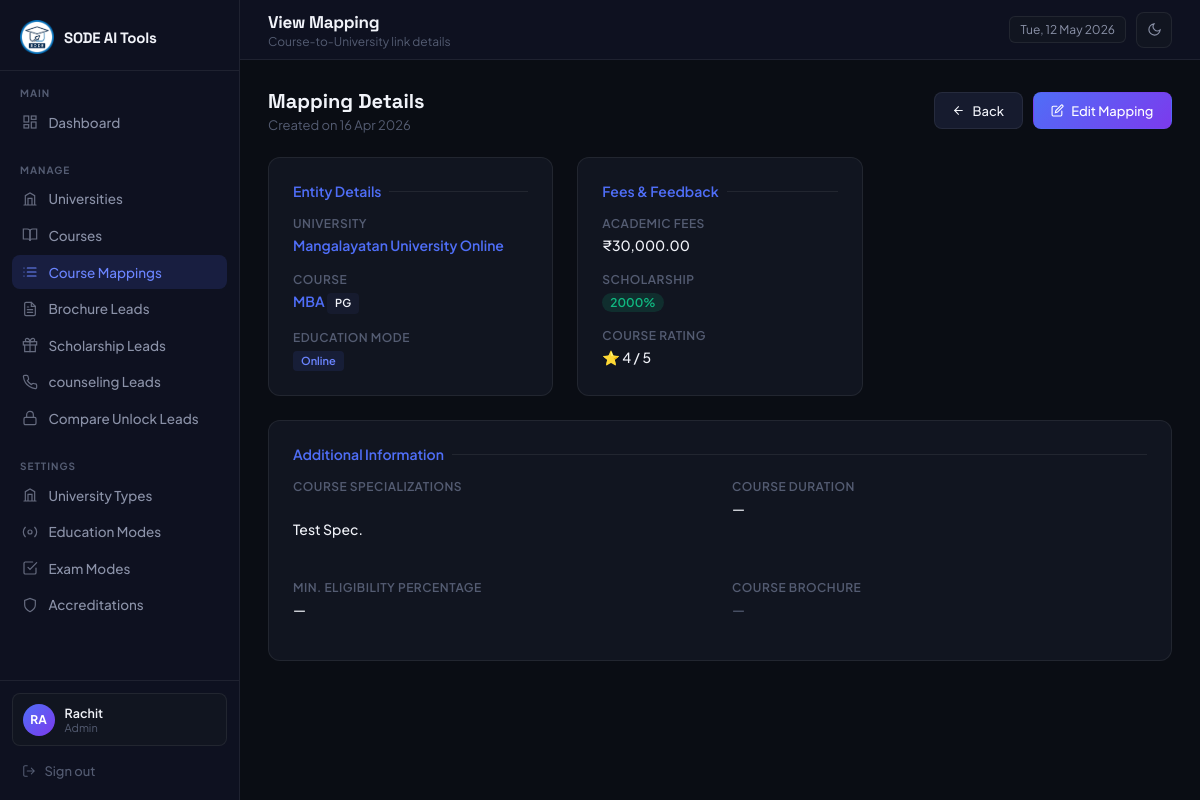
The page /admin/mappings/view.php?id=9 (signed in) on the database its author committed.
### tables this page shows
CREATE TABLE `university_courses` (
  `id` int(10) UNSIGNED NOT NULL,
  `university_id` int(10) UNSIGNED NOT NULL,
  `course_id` int(10) UNSIGNED NOT NULL,
  `education_mode_id` tinyint(3) UNSIGNED NOT NULL,
  `academic_fees` decimal(10,2) DEFAULT NULL,
  `course_duration` varchar(100) DEFAULT NULL,
  `min_eligibility_percentage` int(3) DEFAULT NULL,
  `fees_discount` decimal(10,2) DEFAULT NULL,
  `course_rating` decimal(3,1) DEFAULT NULL,
  `course_specializations` text DEFAULT NULL,
  `brochure_file` varchar(500) DEFAULT NULL,
  `is_active` tinyint(1) NOT NULL DEFAULT 1,
  `created_at` timestamp NOT NULL DEFAULT current_timestamp(),
  `updated_at` timestamp NOT NULL DEFAULT current_timestamp() ON UPDATE current_timestamp()
);

CREATE TABLE `universities` (
  `id` int(10) UNSIGNED NOT NULL,
  `name` varchar(255) NOT NULL,
  `display_name` varchar(255) DEFAULT NULL,
  `slug` varchar(255) DEFAULT NULL,
  `image` varchar(500) DEFAULT NULL,
  `sample_certificate` varchar(500) DEFAULT NULL,
  `rating` decimal(3,1) DEFAULT NULL,
  `nirf_ranking` smallint(5) UNSIGNED DEFAULT NULL,
  `year_of_establishment` year(4) DEFAULT NULL,
  `university_type_id` int(11) DEFAULT NULL,
  `campus_location` varchar(255) DEFAULT NULL,
  `avg_placement_package` varchar(100) DEFAULT NULL,
  `placement_assistance` tinyint(1) NOT NULL DEFAULT 0,
  `emi_facility` tinyint(1) NOT NULL DEFAULT 0,
  `scholarship` tinyint(1) NOT NULL DEFAULT 0,
  `key_advantages` text DEFAULT NULL,
  `view_university_link` varchar(500) DEFAULT NULL,
  `is_active` tinyint(1) NOT NULL DEFAULT 1,
  `created_at` timestamp NOT NULL DEFAULT current_timestamp(),
  `updated_at` timestamp NOT NULL DEFAULT current_timestamp() ON UPDATE current_timestamp()
);

CREATE TABLE `courses` (
  `id` int(10) UNSIGNED NOT NULL,
  `name` varchar(255) NOT NULL,
  `display_name` varchar(255) DEFAULT NULL,
  `slug` varchar(255) DEFAULT NULL,
  `course_level` enum('UG','PG') NOT NULL,
  `is_active` tinyint(1) NOT NULL DEFAULT 1,
  `created_at` timestamp NOT NULL DEFAULT current_timestamp(),
  `updated_at` timestamp NOT NULL DEFAULT current_timestamp() ON UPDATE current_timestamp()
);

CREATE TABLE `education_modes` (
  `id` tinyint(3) UNSIGNED NOT NULL,
  `mode_name` varchar(100) NOT NULL
);

### includes/helpers.php (called while the page is built, shortened)
<?php
function get_display_name(string $name, ?string $display_name): string {
    return (!empty($display_name)) ? $display_name : $name;
}
function e(mixed $val): string {
    return htmlspecialchars((string)$val, ENT_QUOTES, 'UTF-8');
}

### admin/mappings/view.php (the view, shortened to what this page needs)
<?php
require_once '../../includes/db.php';
require_once '../../includes/helpers.php';
$id = (int) ($_GET['id'] ?? 0);
$sql = "
    SELECT uc.*,
           u.name as u_name, u.display_name as u_disp,
           c.name as c_name, c.display_name as c_disp, c.course_level,
           m.mode_name
    FROM university_courses uc
    JOIN universities u ON uc.university_id = u.id
    JOIN courses c ON uc.course_id = c.id
    JOIN education_modes m ON uc.education_mode_id = m.id
    WHERE uc.id = ? AND uc.is_active = 1
";
$stmt = $pdo->prepare($sql);
$stmt->execute([$id]);
$mapping = $stmt->fetch();
?>
<!DOCTYPE html>
<html lang="en">
<head>
</head>
<body>
    <?php require_once __DIR__ . '/../includes/sidebar.php'; ?>
    <main class="main">
        <?php require_once __DIR__ . '/../includes/topbar.php'; ?>
        <div class="content">
            <div class="page-header" style="flex-wrap: wrap;">
                <div>
                    <h3>Mapping Details</h3>
                    <p>Created on <?= date('d M Y', strtotime($mapping['created_at'])) ?></p>
                </div>
                <div style="display:flex;gap:10px;flex-wrap:wrap;">
                    <a href="<?= ADMIN_URL ?>/mappings/index.php" class="btn btn-secondary">
                        <svg width="13" height="13" viewBox="0 0 24 24" fill="none" stroke="currentColor"
                            stroke-width="2" stroke-linecap="round">
                            <line x1="19" y1="12" x2="5" y2="12" />
                            <polyline points="12 19 5 12 12 5" />
                        </svg> Back
                    </a>
                    <a href="edit.php?id=<?= $mapping['id'] ?>" class="btn btn-primary">
                        <svg width="13" height="13" viewBox="0 0 24 24" fill="none" stroke="currentColor"
                            stroke-width="2" stroke-linecap="round">
                            <path d="M11 4H4a2 2 0 0 0-2 2v14a2 2 0 0 0 2 2h14a2 2 0 0 0 2-2v-7" />
                            <path d="M18.5 2.5a2.121 2.121 0 0 1 3 3L12 15l-4 1 1-4 9.5-9.5z" />
                        </svg> Edit Mapping
                    </a>
                </div>
            </div>
            <div class="detail-grid">
                <div class="detail-card">
                    <div class="section-title" style="margin-bottom:1rem;color:var(--accent);">Entity Details</div>
                    <div class="detail-row">
                        <div class="detail-label">University</div>
                        <div class="detail-value">
                            <a href="<?= ADMIN_URL ?>/universities/view.php?id=<?= $mapping['university_id'] ?>"
                                style="color:var(--accent);text-decoration:none;font-weight:600;">
                                <?= e(get_display_name($mapping['u_name'], $mapping['u_disp'])) ?>
                            </a>
                        </div>
                    </div>
                    <div class="detail-row">
                        <div class="detail-label">Course</div>
                        <div class="detail-value">
                            <a href="<?= ADMIN_URL ?>/courses/view.php?id=<?= $mapping['course_id'] ?>"
                                style="color:var(--accent);text-decoration:none;font-weight:600;">
                                <?= e(get_display_name($mapping['c_name'], $mapping['c_disp'])) ?>
                            </a>
                            <?= $mapping['course_level'] ? '<span class="badge" style="background:var(--surface-h);">' . e($mapping['course_level']) . '</span>' : '' ?>
                        </div>
                    </div>
                    <div class="detail-row">
                        <div class="detail-label">Education Mode</div>
                        <div class="detail-value">
                            <span class="badge"
                                style="background:rgba(79,110,247,0.1);color:var(--accent-h);"><?= e($mapping['mode_name']) ?></span>
                        </div>
                    </div>
                </div>
                <div class="detail-card">
                    <div class="section-title" style="margin-bottom:1rem;color:var(--accent);">Fees & Feedback</div>
                    <div class="detail-row">
                        <div class="detail-label">Academic Fees</div>
                        <div class="detail-value">
                            <?= $mapping['academic_fees'] ? '₹' . number_format($mapping['academic_fees'], 2) : '—' ?>
                        </div>
                    </div>
                    <div class="detail-row">
                        <div class="detail-label">Scholarship</div>
                        <div class="detail-value">
                            <?php if ($mapping['fees_discount']): ?>
                                <span class="discount-tag"
                                    style="background:rgba(16,185,129,0.15);color:#10b981;padding:2px 8px;border-radius:10px;font-size:12px;font-weight:600;"><?= (float)$mapping['fees_discount'] ?>%</span>
                            <?php else: ?>—<?php endif; ?>
                        </div>
                    </div>
                    <div class="detail-row">
                        <div class="detail-label">Course Rating</div>
                        <div class="detail-value">
                            <?= $mapping['course_rating'] ? '⭐ ' . (float)$mapping['course_rating'] . ' / 5' : '—' ?>
                        </div>
                    </div>
                </div>
                <div class="detail-card" style="grid-column:1/-1;">
                    <div class="section-title" style="margin-bottom:1rem;color:var(--accent);">Additional Information
                    </div>
                    <div style="display:grid;grid-template-columns:repeat(auto-fit,minmax(280px,1fr));gap:1.5rem;">
                        <div class="detail-row">
                            <div class="detail-label">Course Specializations</div>
                            <div class="detail-value" style="white-space:pre-line;">
                                <?= $mapping['course_specializations'] ? e($mapping['course_specializations']) : '—' ?>
                            </div>
                        </div>
                        <div class="detail-row">
                            <div class="detail-label">Course Duration</div>
                            <div class="detail-value">
                                <?= $mapping['course_duration'] ? e($mapping['course_duration']) : '—' ?>
                            </div>
                        </div>
                        <div class="detail-row">
                            <div class="detail-label">Min. Eligibility Percentage</div>
                            <div class="detail-value">
                                <?= $mapping['min_eligibility_percentage'] ? e($mapping['min_eligibility_percentage']) . '%' : '—' ?>
                            </div>
                        </div>
                        <div class="detail-row">
                            <div class="detail-label">Course Brochure</div>
                            <div class="detail-value">
                                <?php if ($mapping['brochure_file']): ?>
                                    <a href="<?= e($mapping['brochure_file']) ?>" target="_blank"
                                        class="btn btn-secondary btn-sm"
                                        style="display:inline-flex;align-items:center;gap:6px;">
                                        <svg width="14" height="14" viewBox="0 0 24 24" fill="none" stroke="currentColor"
                                            stroke-width="2" stroke-linecap="round">
                                            <path d="M21 15v4a2 2 0 0 1-2 2H5a2 2 0 0 1-2-2v-4" />
                                            <polyline points="7 10 12 15 17 10" />
                                            <line x1="12" y1="15" x2="12" y2="3" />
                                        </svg>
                                        View / Download PDF
                                    </a>
                                <?php else: ?>
                                    <span style="color:var(--text-s);">—</span>
                                <?php endif; ?>
                            </div>
                        </div>
                    </div>
                </div>
            </div>
        </div>
    </main>
</body>
</html>

### admin/includes/layout_head.php (style rules this page uses)
*, *::before, *::after { box-sizing: border-box; margin: 0; padding: 0; }
:root { color-scheme: dark; --bg: #0a0d14; --sidebar: #0e1120; --surface: #111520; --surface-h: #161b2e; --border: rgba(255, 255, 255, 0.07); --border-h: rgba(255, 255, 255, 0.13); --accent: #4f6ef7; --accent-h: #6b85ff; --accent-g: #7c3aed; --text: #f1f3f9; --text-m: #8b92a8; --text-s: #545c72; --success: #22c55e; --warning: #f59e0b; --danger: #ef4444; --radius: 12px; --radius-sm: 8px; --sidebar-w: 240px; }
body { font-family: 'Plus Jakarta Sans', sans-serif; background: var(--bg); color: var(--text); display: flex; min-height: 100vh; font-size: 14px; transition: background 0.2s, color 0.2s; overflow-x: hidden; }
.main { margin-left: var(--sidebar-w); flex: 1; display: flex; flex-direction: column; min-height: 100vh; min-width: 0; }
.content { padding: 1.75rem; flex: 1; min-width: 0; max-width: 100%; overflow-x: hidden; }
.section-title { font-size: 14px; font-weight: 600; color: var(--text); margin-bottom: 0.875rem; display: flex; align-items: center; gap: 8px; }
.section-title::after { content: ''; flex: 1; height: 1px; background: var(--border); }
.badge { display: inline-block; padding: 2px 8px; border-radius: 4px; font-size: 11px; font-weight: 600; }
.btn { display: inline-flex; align-items: center; gap: 7px; padding: 0.6rem 1.1rem; border-radius: var(--radius-sm); font-size: 13px; font-weight: 500; font-family: inherit; cursor: pointer; transition: opacity 0.2s, transform 0.15s, background 0.15s; text-decoration: none; border: 1px solid transparent; }
.btn-primary { background: linear-gradient(135deg, var(--accent) 0%, var(--accent-g) 100%); color: #fff; border-color: transparent; }
.btn-secondary { background: var(--surface-h); color: var(--text); border-color: var(--border); }
.page-header { display: flex; align-items: center; justify-content: space-between; margin-bottom: 1.5rem; }
.page-header h3 { font-family: 'Space Grotesk', sans-serif; font-size: 20px; font-weight: 700; }
.page-header p { font-size: 13px; color: var(--text-s); margin-top: 3px; }

### admin/mappings/view.php (style rules this page uses)
.detail-grid { display: grid; grid-template-columns: repeat(auto-fit, minmax(280px, 1fr)); gap: 1.5rem; }
.detail-card { background: var(--surface); border: 1px solid var(--border); border-radius: var(--radius); padding: 1.5rem; }
.detail-row { display: flex; flex-direction: column; margin-bottom: 1rem; }
.detail-row:last-child { margin-bottom: 0; }
.detail-label { font-size: 12px; color: var(--text-s); text-transform: uppercase; font-weight: 600; margin-bottom: 4px; letter-spacing: 0.5px; }
.detail-value { font-size: 14px; font-weight: 500; color: var(--text); line-height: 1.5; }

### rows shown on the page
university_courses: created_at "16 Apr 2026", university.name "Mangalayatan University Online", course.name "MBA", course.course_level "PG", education_mode.mode_name "Online", academic_fees "30,000.00", fees_discount "2000", course_rating "4", course_specializations "Test Spec."

### other values the page prints
substr($_SESSION['admin_name'], 0, 2) "RA"
$_SESSION['admin_name'] "Rachit"
$_SESSION['admin_role'] "Admin"
$page_title "View Mapping"
$page_subtitle "Course-to-University link details"
